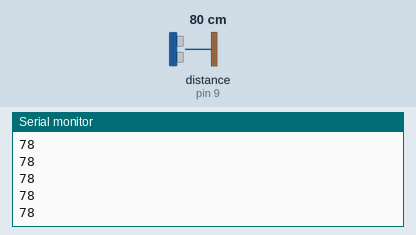
Recording of a sketch running on a simulated Arduino Uno, built with avr-gcc and run on an emulated ATmega328P. On the bench: the last lines printed to the serial monitor. Wiring (inferred from the names in the program): ultrasonic range finder: trigger pin 10; echo pin 9. The test bench sets the inputs (shaded band); at power-on: distance to the obstacle (sensor on pin 9) 80 cm. The echo pulse lasts 58.3 µs per cm.

Above: at 1.2 s.
1.3 s: distance to the obstacle (sensor on pin 9) set to 2 cm
At 1.9 s:
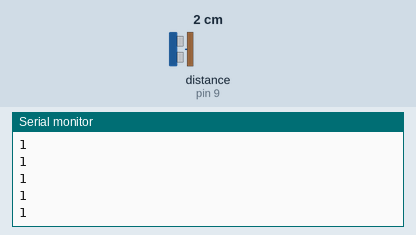
2.8 s: distance to the obstacle (sensor on pin 9) set to 4 cm
At 3.5 s:
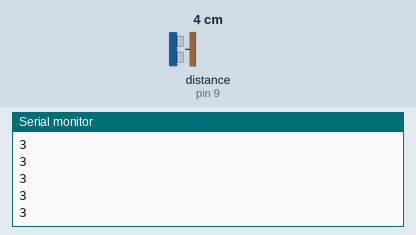
Timing chart, 0 to 5.8 s (numbered marks = the images above; inputs shaded):
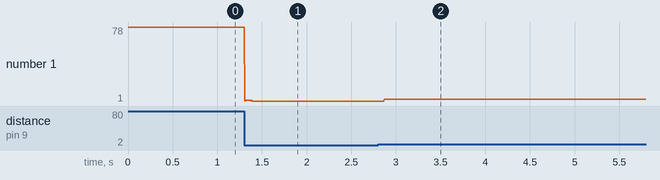

Measured:
- after the input at 1.3 s, the serial monitor: prints a new line at once (image 1)
- after the input at 2.8 s, the serial monitor: prints a new line after 0.07 s (image 2)
- plotted number 1: 78 → 1 after the input at 1.3 s, 1 → 3 after the input at 2.8 s

The sketch:

ultrasonic.ino
```cpp
int trig=10;
int echo = 9;
int time;
int distance;

void setup() {
  // put your setup code here, to run once:
  pinMode(trig,OUTPUT);
  pinMode(echo,INPUT);
  Serial.begin(9600);
}

void loop() {
  // put your main code here, to run repeatedly:
  digitalWrite(trig,LOW);
  delayMicroseconds(5);
  digitalWrite(trig,HIGH);
  delayMicroseconds(5);
  digitalWrite(trig,LOW);
  delayMicroseconds(5);
  time = pulseIn(echo,HIGH);
  distance = time * 0.034/2;
  Serial.println(distance);
}
```
